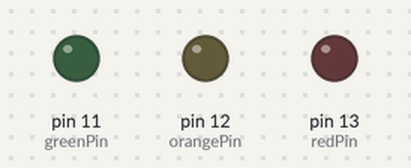
This sketch was run on a simulated Arduino Uno, built with avr-gcc and run on an emulated ATmega328P. Shown: output pins drawn as LEDs (lit = HIGH).

Above: at 1.0 s.
Timing chart, 0 to 3.5 s (numbered marks = the images above):
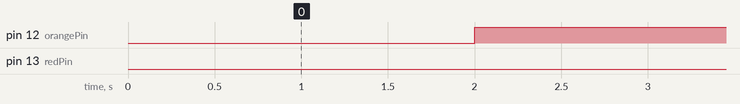

The sketch:

Traffic_Signal_Using_3LED_R_G_O_.ino
```cpp
/*
Let's build a simple traffic signal control using 3 LEDs red, green , orange to
produce signal for controlling and directing the traffic with stop, ready, go signal via red, orange, green respectively.
We will use mills() function for controlling LED sequence.
*/

// Define the pin numbers for the three LEDs
const int redPin = 13;
const int orangePin = 12;
const int greenPin = 11;

// Set the initial state and timing for each LED
int redState = LOW;
int orangeState = LOW;
int greenState = LOW;

unsigned long previousMillis = 0;         // Store the previous time
const long redDuration = 3000;            // Keep ON for 3 seconds
const long orangeDuration = 1000;         // LED ON for 1 second
const long greenDuration = 3000;          // For 3 seconds green led ON

void setup()
 {
   pinMode(redPin, OUTPUT);               // Define what you want to do with selected pins
   pinMode(orangePin, OUTPUT);            // Here we want to get an ouput from selected pins
   pinMode(greenPin, OUTPUT);
 }

void loop()
 {
   unsigned long currentMillis = millis();
   if (currentMillis - previousMillis >= redDuration) {
    // It's time to change to red or red/orange
     previousMillis = currentMillis;
     if (redState == LOW)
     {
       // Change to red and turn off green
       redState = HIGH;
       greenState = LOW;
       delay(1000);  // Delay for the red to be solid
     } else
     {
       // Change to red/orange
       redState = HIGH;
       greenState = LOW;
       delay(1000);  // Delay for the red/orange to be solid
       redState = LOW;
       greenState = LOW;
    }
  }
  else if (currentMillis - previousMillis >= redDuration - orangeDuration)
  {
    // Turn on orange just before switching to green
    orangeState = HIGH;
    redState = LOW;
  }
  else if (currentMillis - previousMillis >= redDuration - orangeDuration - greenDuration)
  {
    // It's time to change to green
    greenState = HIGH;
    orangeState = LOW;
  }

  // Update the LEDs Status for signal
  digitalWrite(redPin, redState);
  digitalWrite(orangePin, orangeState);
  digitalWrite(greenPin, greenState);
}
```

Measured:
- by itself, pin 12 (orangePin): LOW → HIGH at 2.0 s
- by itself, pin 13 (redPin): alternates HIGH for 1.0 s and LOW for 2.0 s
